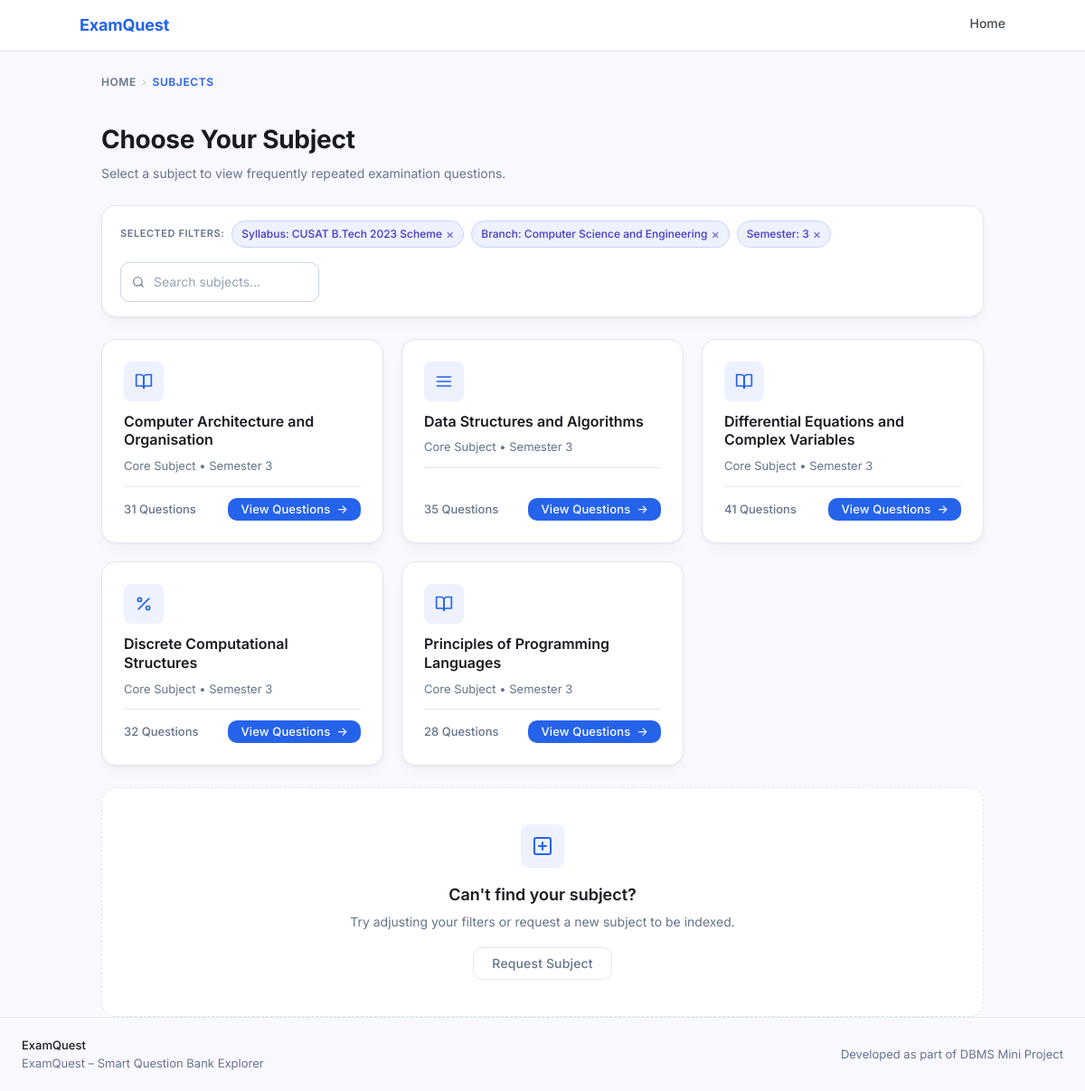
The app's page /subject.php?syllabus_id=1&branch_id=2&semester=3, older data.
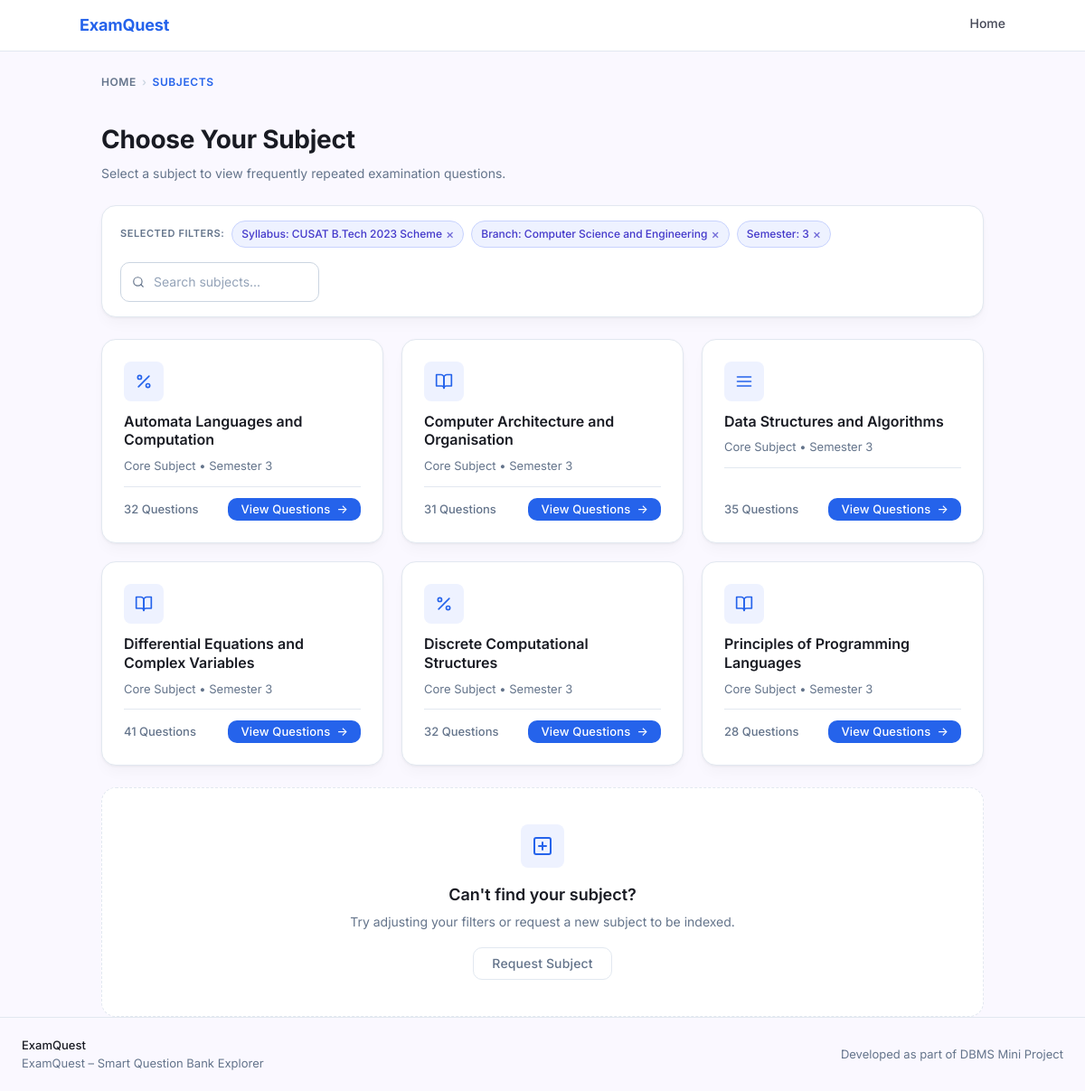
The same page, newer data.
### tables this page shows
CREATE TABLE syllabus (
    syllabus_id     INT AUTO_INCREMENT PRIMARY KEY,
    regulation_year VARCHAR(100) NOT NULL
);

CREATE TABLE branch (
    branch_id   INT AUTO_INCREMENT PRIMARY KEY,
    branch_name VARCHAR(100) NOT NULL
);

CREATE TABLE subject (
    subject_id   INT AUTO_INCREMENT PRIMARY KEY,
    subject_name VARCHAR(200) NOT NULL,
    semester     VARCHAR(10)  NOT NULL,
    subject_type VARCHAR(50)  NOT NULL DEFAULT 'Core Subject',
    syllabus_id  INT NOT NULL,
    branch_id    INT NOT NULL,
    UNIQUE KEY uq_subject (subject_name(150), semester, syllabus_id, branch_id),
    FOREIGN KEY (syllabus_id) REFERENCES syllabus(syllabus_id) ON DELETE CASCADE,
    FOREIGN KEY (branch_id)   REFERENCES branch(branch_id)     ON DELETE CASCADE
);

### subject.php (the view, shortened to what this page needs)
<?php
require_once 'db.php';
$syllabus_id = intval($_GET['syllabus_id'] ?? 0);
$branch_id   = intval($_GET['branch_id']   ?? 0);
$semester    = trim($_GET['semester']       ?? '');
$stmt = $conn->prepare('SELECT regulation_year FROM syllabus WHERE syllabus_id = ?');
$stmt->bind_param('i', $syllabus_id);
$stmt->execute();
$syllabus_label = $stmt->get_result()->fetch_assoc()['regulation_year'] ?? 'Unknown';
$stmt = $conn->prepare('SELECT branch_name FROM branch WHERE branch_id = ?');
$stmt->bind_param('i', $branch_id);
$stmt->execute();
$branch_label = $stmt->get_result()->fetch_assoc()['branch_name'] ?? 'Unknown';
$stmt = $conn->prepare('
    SELECT s.subject_id, s.subject_name, s.semester, s.subject_type,
           COUNT(q.question_id) AS question_count
    FROM subject s
    LEFT JOIN questions q ON q.subject_id = s.subject_id
    WHERE s.syllabus_id = ? AND s.branch_id = ? AND s.semester = ?
    GROUP BY s.subject_id
    ORDER BY s.subject_name ASC
');
$stmt->bind_param('iis', $syllabus_id, $branch_id, $semester);
$stmt->execute();
$subjects_result = $stmt->get_result();
$subjects = [];
while ($row = $subjects_result->fetch_assoc()) {
    $subjects[] = $row;
}
function getSubjectIconSvg(string $name): string {
    $n = strtolower($name);
    if (str_contains($n, 'formal') || str_contains($n, 'automata') || str_contains($n, 'discrete') || str_contains($n, 'math')) {
        return '<svg xmlns="http://www.w3.org/2000/svg" viewBox="0 0 24 24" fill="none" stroke="currentColor" stroke-width="2" stroke-linecap="round" stroke-linejoin="round"><line x1="19" y1="5" x2="5" y2="19"/><circle cx="6.5" cy="6.5" r="2.5"/><circle cx="17.5" cy="17.5" r="2.5"/></svg>';
    }
    if (str_contains($n, 'data structure') || str_contains($n, 'algorithm')) {
        return '<svg xmlns="http://www.w3.org/2000/svg" viewBox="0 0 24 24" fill="none" stroke="currentColor" stroke-width="2" stroke-linecap="round" stroke-linejoin="round"><line x1="3" y1="12" x2="21" y2="12"/><line x1="3" y1="6" x2="21" y2="6"/><line x1="3" y1="18" x2="21" y2="18"/></svg>';
    }
    return '<svg xmlns="http://www.w3.org/2000/svg" viewBox="0 0 24 24" fill="none" stroke="currentColor" stroke-width="2" stroke-linecap="round" stroke-linejoin="round"><path d="M2 3h6a4 4 0 0 1 4 4v14a3 3 0 0 0-3-3H2z"/><path d="M22 3h-6a4 4 0 0 0-4 4v14a3 3 0 0 1 3-3h7z"/></svg>';
}
?>
<!DOCTYPE html>
<html lang="en">
<head>
    <link rel="stylesheet" href="style.css">
</head>
<body>
<nav class="nav">
    <div class="nav__inner">
        <a href="index.php" class="nav__brand">ExamQuest</a>
        <div class="nav__links">
            <a href="index.php">Home</a>
        </div>
    </div>
</nav>
<main>
    <div class="container">
        <nav class="breadcrumb" aria-label="Breadcrumb">
            <a href="index.php">Home</a>
            <span class="breadcrumb__sep">›</span>
            <span class="breadcrumb__current">Subjects</span>
        </nav>
        <div class="subjects-header">
            <h1>Choose Your Subject</h1>
            <p>Select a subject to view frequently repeated examination questions.</p>
        </div>
        <div class="card filter-bar" style="padding:16px 20px;">
            <div class="filter-bar__left">
                <span class="filter-bar__label">Selected Filters:</span>
                <span class="chip">
                    Syllabus: <?= htmlspecialchars($syllabus_label, ENT_QUOTES, 'UTF-8') ?>
                    <a href="index.php" title="Change syllabus">×</a>
                </span>
                <span class="chip">
                    Branch: <?= htmlspecialchars($branch_label, ENT_QUOTES, 'UTF-8') ?>
                    <a href="index.php" title="Change branch">×</a>
                </span>
                <span class="chip">
                    Semester: <?= htmlspecialchars($semester, ENT_QUOTES, 'UTF-8') ?>
                    <a href="index.php" title="Change semester">×</a>
                </span>
            </div>
            <div class="filter-bar__right">
                <input type="text"
                       id="subjectSearch"
                       class="input input--search"
                       placeholder="Search subjects..."
                       style="width:220px;"
                       aria-label="Search subjects">
            </div>
        </div>
        <?php if (empty($subjects)): ?>
        <div style="text-align:center;padding:60px 24px;color:var(--color-secondary-text);">
            <p style="font-size:16px;margin-bottom:8px;">No subjects available for the selected filters.</p>
            <p style="font-size:14px;">Try going back and selecting a different combination.</p>
            <a href="index.php" class="btn btn--primary" style="margin-top:16px;">← Back to Home</a>
        </div>
        <?php else: ?>
        <div class="subject-grid" id="subjectGrid">
            <?php foreach ($subjects as $subj): ?>
            <div class="card subject-card" data-name="<?= htmlspecialchars(strtolower($subj['subject_name']), ENT_QUOTES, 'UTF-8') ?>">
                <div class="subject-card__icon">
                    <?= getSubjectIconSvg($subj['subject_name']) ?>
                </div>
                <h3 class="subject-card__name"><?= htmlspecialchars($subj['subject_name'], ENT_QUOTES, 'UTF-8') ?></h3>
                <p class="subject-card__meta">
                    <?= htmlspecialchars($subj['subject_type'], ENT_QUOTES, 'UTF-8') ?>
                    &bull; Semester <?= htmlspecialchars($subj['semester'], ENT_QUOTES, 'UTF-8') ?>
                </p>
                <div class="subject-card__divider"></div>
                <div class="subject-card__footer">
                    <span class="subject-card__count"><?= intval($subj['question_count']) ?> Questions</span>
                    <a href="questions.php?subject_id=<?= $subj['subject_id'] ?>&syllabus_id=<?= $syllabus_id ?>&branch_id=<?= $branch_id ?>&semester=<?= urlencode($semester) ?>"
                       class="btn btn--primary btn--sm">
                        View Questions &nbsp;→
                    </a>
                </div>
            </div>
            <?php endforeach; ?>
        </div>
        <?php endif; ?>
        <div class="card card--dashed empty-state">
            <div class="empty-state__icon">
                <svg xmlns="http://www.w3.org/2000/svg" viewBox="0 0 24 24" fill="none" stroke="currentColor" stroke-width="2" stroke-linecap="round" stroke-linejoin="round"><rect x="3" y="3" width="18" height="18" rx="2"/><line x1="12" y1="8" x2="12" y2="16"/><line x1="8" y1="12" x2="16" y2="12"/></svg>
            </div>
            <h3>Can't find your subject?</h3>
            <p>Try adjusting your filters or request a new subject to be indexed.</p>
            <a href="index.php" class="btn btn--outline">Request Subject</a>
        </div>
    </div>
</main>
<footer class="footer">
    <div>
        <div class="footer__brand">ExamQuest</div>
        <div class="footer__tagline">ExamQuest – Smart Question Bank Explorer</div>
    </div>
    <div class="footer__tagline">Developed as part of DBMS Mini Project</div>
</footer>
</body>
</html>

Row changes from the older to the newer data that the page shows:
now on this page (row edited): subject: subject_name "Automata Languages and Computation", subject_type "Core Subject", semester "3", question_count "32"
